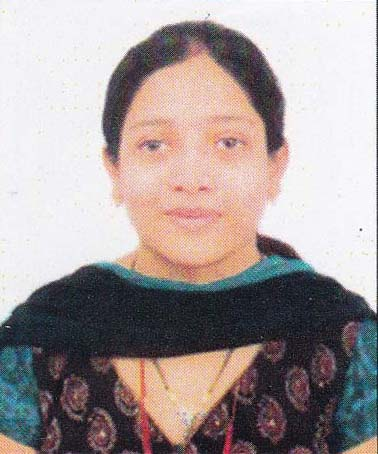
#> input picture image/img.jpg, 378 x 454 px, found by its file name
$ python resize.py
#> lines starting #> are read from the running program, lines starting #| are printed output that depends on the picture
import cv2

img = cv2.imread("image/img.jpg")
#> img is the input picture: shape (454, 378, 3); mean B, G, R 154.2, 154.7, 165.5

print('Image Width is', img.shape[1])
#| Image Width is 378
print('Image Height is', img.shape[0])
#| Image Height is 454

img_75 = cv2.resize(img, None, fx=0.75, fy=0.75,
                    interpolation=cv2.INTER_LANCZOS4)
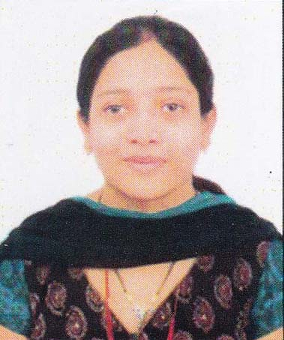
#> img_75: shape (340, 284, 3); mean B, G, R 154.1, 154.6, 165.4

# save the image_75
cv2.imwrite('image/image_75.jpg', img_75)
